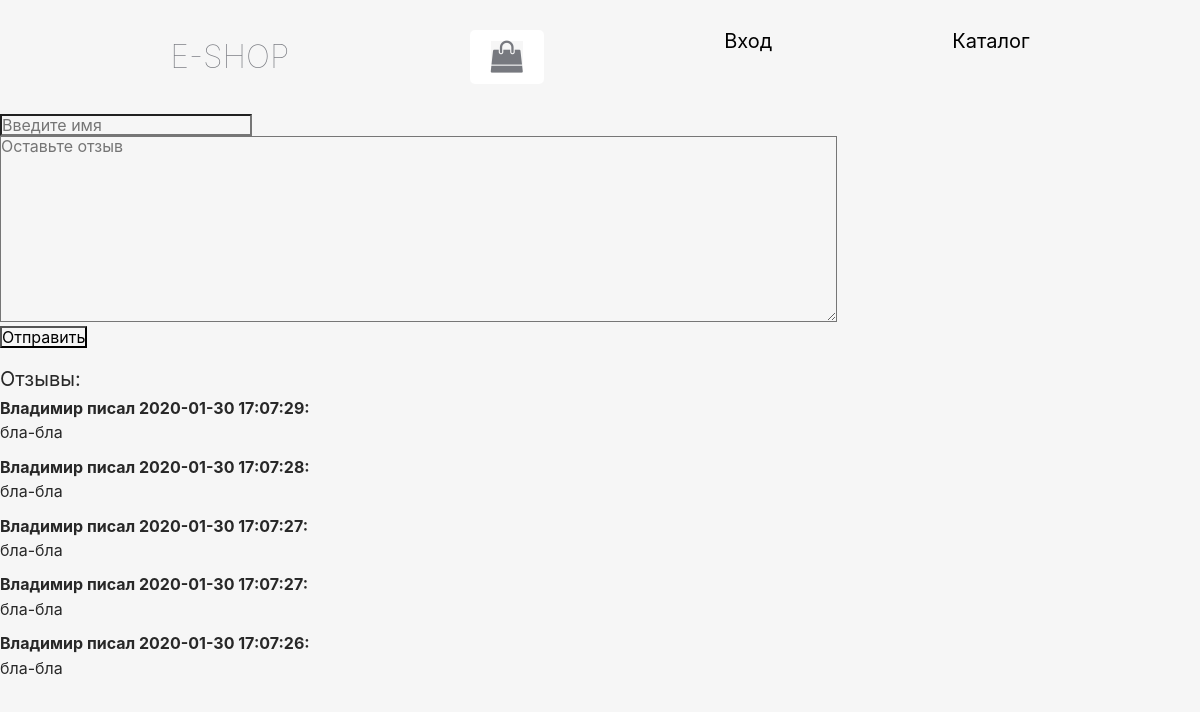
The page /testimonial.php on the database its author committed.
### tables this page shows
CREATE TABLE `testim` (
  `id` int(11) NOT NULL,
  `name` varchar(255) NOT NULL,
  `text` text NOT NULL,
  `date` datetime NOT NULL
);

### testimonial.php (the view, shortened to what this page needs)
<?php
include "templates/header.php";
include "config.php";
$sql_fetch = "SELECT * FROM testim ORDER BY id desc LIMIT 5";
$query = mysqli_query($link, $sql_fetch);
?>
    <div>
        <input type="text" class="name" name="name" placeholder="Введите имя" required>
    </div>
    <div>
        <textarea name="text" class="text" cols="80" rows="10" placeholder="Оставьте отзыв" required></textarea>
    </div>
    <button type="submit" class="testim_button">Отправить</button>
    <p style="margin-top: 20px; font-size: 20px">Отзывы:</p>
    <div class="testim_rec">
        <?php
            while ($row = mysqli_fetch_assoc($query)) {
        ?>
            <div>
                <p class="t_bold"><?=$row['name']?> писал <?=$row['date']?>:</p>
                <p><?=$row['text']?></p>
            </div>
        <?php
            }
        ?>
    </div>
<?php
include "templates/footer.php";
?>

### style/style.css (style rules this page uses)
* { margin: 0 auto; padding: 0; box-sizing: border-box; background-color: #f6f6f6; }
.testim_rec p { padding: 3px 0px; }
.testim_rec div { padding: 5px 0px; }
.t_bold { font-weight: bold; }
body { font-family: 'SF Pro Display', sans-serif; color: #77797f; background: #fff; }

### rows shown on the page
testim: name "Владимир", date "2020-01-30 17:07:29", text "бла-бла"
testim: name "Владимир", date "2020-01-30 17:07:28", text "бла-бла"
testim: name "Владимир", date "2020-01-30 17:07:27", text "бла-бла"
testim: name "Владимир", date "2020-01-30 17:07:27", text "бла-бла"
testim: name "Владимир", date "2020-01-30 17:07:26", text "бла-бла"

### other values the page prints
$inout "Вход"
